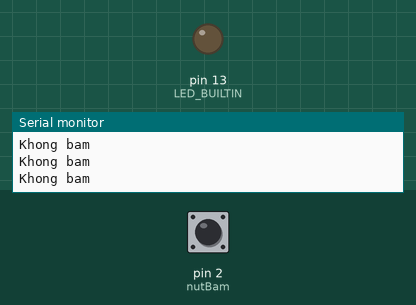
Simulated run of this sketch. Board: Arduino Uno, built with avr-gcc and run on an emulated ATmega328P. On the bench: output pins drawn as LEDs (lit = HIGH), the last lines printed to the serial monitor. Inputs (shaded band) come from the test bench; at power-on: pin 2 (nutBam) HIGH.

Above: at 1.2 s.
1.3 s: pin 2 (nutBam) pulled LOW for 0.15 s
At 1.4 s:
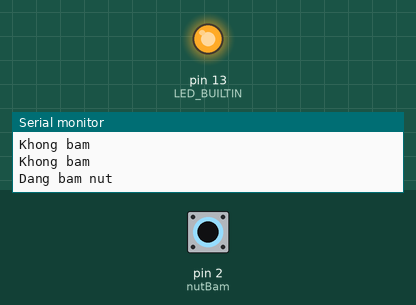
3.0 s: pin 2 (nutBam) pulled LOW for 3.2 s
At 7.2 s:
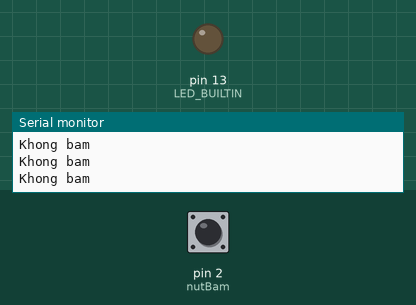
Timing chart, 0 to 8.7 s (numbered marks = the images above; inputs shaded):
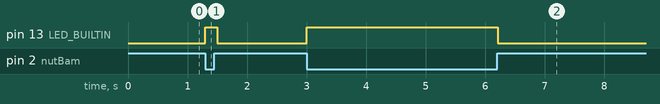

Measured:
- after the input at 1.3 s, pin 13 (LED_BUILTIN): LOW → HIGH at once, → LOW 0.20 s later
- after the input at 3.0 s, pin 13 (LED_BUILTIN): LOW → HIGH at once, → LOW 3.2 s later

The sketch:

nut_bam_pullup.ino
```cpp
const int nutBam = 2;

void setup() {
  pinMode(nutBam, INPUT_PULLUP);
  pinMode(LED_BUILTIN, OUTPUT);
  Serial.begin(9600);
}

void loop() {
  int trangThai = digitalRead(nutBam);
  if (trangThai == LOW) {
    digitalWrite(LED_BUILTIN, HIGH);
    Serial.println("Dang bam nut");
  } else {
    digitalWrite(LED_BUILTIN, LOW);
    Serial.println("Khong bam");
  }
  delay(100);
}
```
